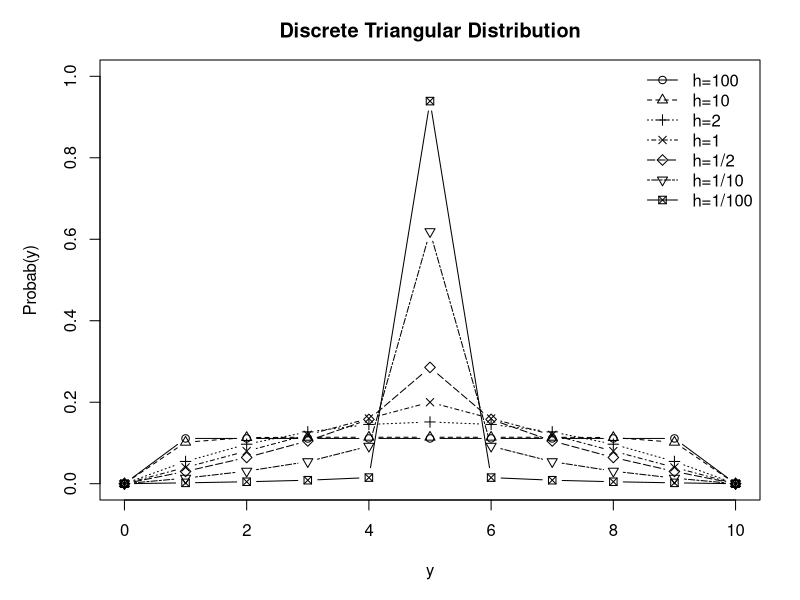

The R source for this figure:
## ---- chunk 1
discrete_triang_kernel <- function(xi, x, h, a) {
  num <- (a + 1)^h - abs(xi - x)^h
  num[num < 0] <- 0
  P_ah <- (2 * a + 1) * (a + 1)^h - 2 * sum((0:a)^h)
  return(num / P_ah)
}

a = 4
c = 5
xi = 0:10
h_grid = c(100,10,2,1,1/2,1/10,1/100)

Pr = list()
for (i in seq_along(h_grid)) {
  h = h_grid[i]
  Pr[[i]] = discrete_triang_kernel(xi, c, h, a)
}

png("tall_plot.png", width = 1000, height = 1200)
par(mar = c(5, 5, 3, 2))
plot(xi, Pr[[1]], type = "n",
     ylim = c(0, 1), xlim = c(0, 10),
     xlab = "y", ylab = "Probab(y)",
     main = "Discrete Triangular Distribution")
lines(xi, Pr[[1]], type = "b", pch = 1, lty = 1)
lines(xi, Pr[[2]], type = "b", pch = 2, lty = 2)
lines(xi, Pr[[3]], type = "b", pch = 3, lty = 3)
lines(xi, Pr[[4]], type = "b", pch = 4, lty = 4)
lines(xi, Pr[[5]], type = "b", pch = 5, lty = 5)
lines(xi, Pr[[6]], type = "b", pch = 6, lty = 6)
lines(xi, Pr[[7]], type = "b", pch = 7, lty = 7)

legend("topright",
       legend = c("h=100", "h=10", "h=2", "h=1", "h=1/2", "h=1/10", "h=1/100"),
       pch = c(1, 2, 3, 4, 5, 6, 7),
       lty = c(1, 2, 3, 4, 5, 6, 7),
       col = c("black", "black", "black", "black", "black"),
       bty = "n")

dev.off()
